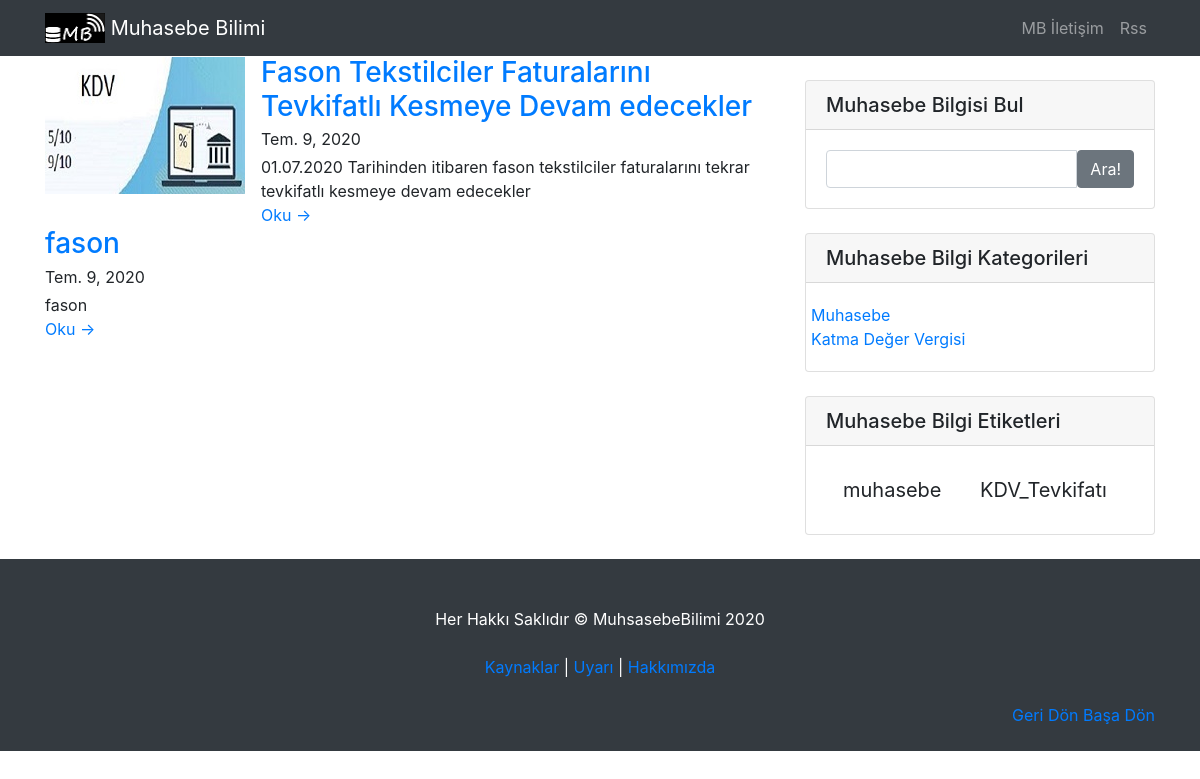
The page / on the database its author committed.
### blog/models.py (models this page shows, shortened)
class Blog(models.Model):
    objects = models.Manager()      # varsayılan model yöneticisi
    konu = models.CharField(max_length=90, verbose_name="Başlık")
    altkonu_image = models.ImageField(upload_to='images/altkonu/', null = True, blank = True, verbose_name="alt başlık Fotoğraf Ekleyin", height_field = None, width_field = None, max_length = 100,)#resim olmasa bile ekleme yapar
    slug = models.SlugField(max_length=90, unique=True, null=False)
    alt_konu = models.CharField(
        max_length=150, verbose_name="Alt_Başlık", null=True, blank=True,)
    metin = RichTextUploadingField()
    category = models.ForeignKey(
        Category, on_delete=models.SET_NULL, null=True)
    tags = TaggableManager()
    yayinlanma_tarihi = models.DateTimeField(
        auto_now_add=True, verbose_name="Oluşturulma Tarihi")
    yazar = models.ForeignKey(
        "auth.User", on_delete=models.CASCADE, verbose_name="Yazar", null=True, blank=True,)
    class Meta:
        ordering = ['-yayinlanma_tarihi']  # yayınlanma tarihine göre sırala
    def get_absolute_url(self):
        return reverse('blog', kwargs={'slug': self.slug})

class Category(models.Model):
    name = models.CharField(max_length=31)

### blog/views.py (the view)
# urls.py: path('', BlogPageView.as_view(), name="index" ),
class BlogPageView(TagMixin, ListView):
    allow_empty = True
    model = Blog
    template_name = 'index.html'
    paginate_by = 10
    make_object_list = True
    queryset = Blog.objects.all()
    ordering = ['-yayinlanma_tarihi']
    context_object_name = 'blog'
    def get_queryset(self):
        posts = Blog.objects.order_by('-yayinlanma_tarihi')
        category = self.request.GET.get('c', '')
        if category:
            category_obj = Category.objects.get(name=category)
            posts = posts.filter(category=category_obj)
        return posts

### blog/context_processor.py (called while the page is built)
def sidebar_context(request):
    return {
        'categories': get_categories(request),
    }

def get_categories(request):
    return [c for c in Category.objects.all()]

### blog/views.py (called while the page is built)
    def get_context_data(self, **kwargs):
        context = super(TagMixin, self).get_context_data(**kwargs)
        context['tags'] = Tag.objects.all()
        return context

### templates/index.html (shortened to what this page needs)
{% extends 'base.html' %}
{% block content %}
<div class="col-md-8">
	{% for blog in object_list %}
	<div class="media">
		{% if blog.altkonu_image %}
		<a href="{{ blog.get_absolute_url }}">
			<img class="mr-3 img-fluid post-thumb d-none d-md-flex" src="{{ blog.altkonu_image.url }}"
				title="{{blog.konu}}" alt="{{blog.konu}} resmi">
		</a>
		{% endif %}
		<div class="media-body">
			<h3 class="title mb-1"><a href="{{ blog.get_absolute_url }}">{{ blog.konu }}</a></h3>
			<div class="meta mb-1"><span class="date">{{ blog.yayinlanma_tarihi.date }}</span></div>
			<div class="intro">{{ blog.alt_konu }}</div>
			<a class="more-link" href="{{ blog.get_absolute_url }}">Oku &rarr;</a>
		</div>
	</div>
	{% endfor %}
</div>
{% endblock content %}

### templates/base.html
{% include 'header.html' %}
{% load static %}
<div class="container">
	<div class="row">
            {% block content %}
            {% endblock content %}
 {% include 'widget.html' %}
    </div>
</div>
{% include 'footer.html' %}

### templates/header.html (shortened to what this page needs)
{% load static %}
<!DOCTYPE html>
<html lang="tr">
<head>
  <link href= "{% static '/css/bootstrap/bootstrap.min.css' %}" rel="stylesheet">
  <link href="{% static '/css/blog-home.css' %}" rel="stylesheet">
  </head>
<body>
  <nav class="navbar navbar-expand-lg navbar-dark bg-dark fixed-top">
    <div class="container">
      <a class="navbar-brand" href="{% url 'index' %}">
        <img src="\static\img\mb.jpeg" class="d-inline-block align-top" width="60" height="30" alt="muhasebe bilimi logosu" title= "logo">
        Muhasebe Bilimi
      </a>
      <div class="collapse navbar-collapse" id="navbarResponsive">
        <ul class="navbar-nav ml-auto">
		  <li class="nav-item">
            <a class="nav-link" href="{% url 'contact' %}">MB İletişim</a>
          </li>
		  <li class="nav-item">
            <a class="nav-link" href="{% url 'post_feed' %}"">Rss</a>
          </li>
        </ul>
      </div>
    </div>
  </nav>

### templates/widget.html
{% load static %}
{%	block content %}
      <div class="col-md-4">
        <div class="card my-4">
          <h5 class="card-header">Muhasebe Bilgisi Bul</h5>
          <div class="card-body">
		  <form action="{% url 'search_results' %}" method="GET" role="search">
            <div class="input-group">
				<input type="text" name="q" class="form-control" value='{{ request.GET.q }}' type="submit">
				 <span class="input-group-btn">
					<button class="btn btn-secondary" type="submit">Ara!</button>
				</span>
            </div>
			</form>
          </div>
        </div>
        <div class="card my-4">
          <h5 class="card-header">Muhasebe Bilgi Kategorileri</h5>
          <div class="card-body">
            <div class="row">
                <ul class="list-unstyled mb-0">
                  {% block sidebar %}
                    <li>
                    {% for c in categories %}
                    <a href="{% url 'set_cat' c.name %}">{{ c.name }}</a>
                    <br>
                    {% empty %}
                      <p>No categories yet..</p>
                    {% endfor %}
                    </li>
                  {% endblock %}
                </ul>
            </div>
          </div>
        </div>
        <div class="card my-4">
          <h5 class="card-header">Muhasebe Bilgi Etiketleri</h5>
          <div class="card-body">
            {% for tag in tags %}
            <a class="btn btn-default btn-lg tag-btn" href="{% url 'tagged' tag.slug %}">{{ tag.name }}</a>
            {% empty %}
            <h3>No Tags<h3>
          {% endfor %}
          </div>
        </div>
      </div>
{%	endblock content %}

### templates/footer.html (shortened to what this page needs)
{% load static %}
 <footer class="py-5 bg-dark">
    <div class="container">
		<p class="m-0 text-center text-white">Her Hakkı Saklıdır &copy; MuhsasebeBilimi 2020</p>
		<p class="m-0 text-center text-white"><a href="{% url 'kaynaklar' %}">Kaynaklar</a> | <a href="{% url 'uyarı' %}">Uyarı</a> |<a href="{% url 'about' %}"> Hakkımızda</a></p>
		<p class="float-right">
			<a href="#" onclick="goBack()">Geri Dön</a>
			<a href="#">Başa Dön</a>
		</p>
	</div>
 </footer>
</body>
</html>

### static/css/blog-home.css (style rules this page uses)
body { padding-top: 56px; }
.navbar { opacity: 1.0; border-bottom: 1px solid #fff; }

### rows shown on the page
Blog: altkonu_image (picture), konu "Fason Tekstilciler Faturalarını Tevkifatlı Kesmeye Devam edecekler", yayinlanma_tarihi "Tem. 9, 2020", alt_konu "01.07.2020 Tarihinden itibaren fason tekstilciler faturalarını tekrar tevkifatlı kesmeye devam edecekler"
Blog: konu "fason", yayinlanma_tarihi "Tem. 9, 2020", alt_konu "fason"
Category: name "Muhasebe"
Category: name "Katma Değer Vergisi"
Tag: name "muhasebe"
Tag: name "KDV_Tevkifatı"
